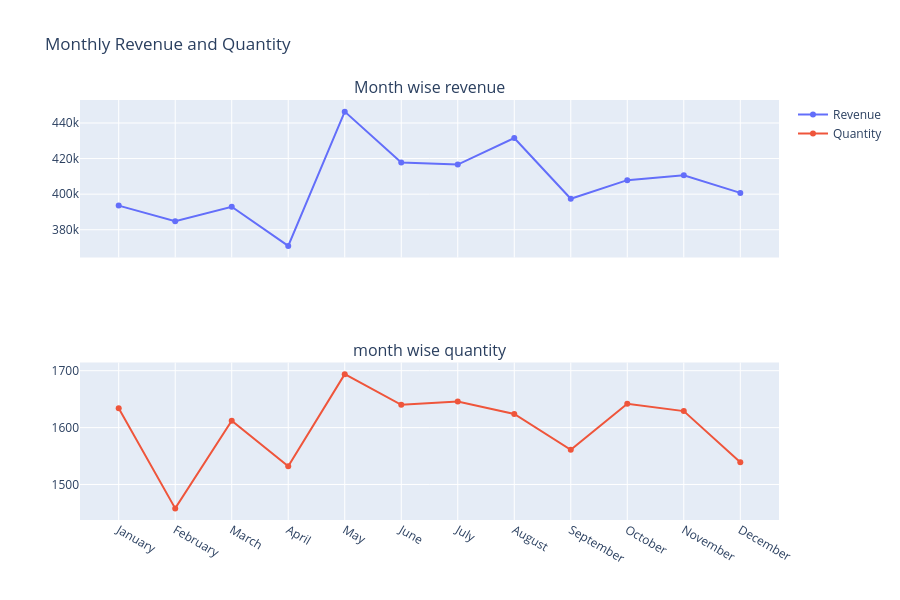

Here is the notebook cell this chart was saved with:
### Code cell
fig = make_subplots(rows=2, cols=1, shared_xaxes=True, subplot_titles=['Month wise revenue', 'month wise quantity'])
fig.add_trace(go.Scatter(x=monthly_analysis['month'], y=monthly_analysis['revenue'], name="Revenue"),row=1,col=1)
fig.add_trace(go.Scatter(x=monthly_analysis['month'], y=monthly_analysis['quantity'], name="Quantity"),row=2,col=1)
fig.update_layout(height=600, title="Monthly Revenue and Quantity")
fig.show()

### Figure 1 — Plotly figure (JSON) as saved in the notebook; plotly's stock layout.template omitted (floating-point values rounded to 4 significant figures)
{"data": [{"name": "Revenue", "type": "scatter", "x": ["January", "February", "March", "April", "May", "June", "July", "August", "September", "October", "November", "December"], "xaxis": "x", "y": [393600.0, 384700.0, 392900.0, 370900.0, 446400.0, 417700.0, 416600.0, 431500.0, 397400.0, 407900.0, 410700.0, 400700.0], "yaxis": "y"}, {"name": "Quantity", "type": "scatter", "x": ["January", "February", "March", "April", "May", "June", "July", "August", "September", "October", "November", "December"], "xaxis": "x2", "y": [1634, 1458, 1612, 1532, 1694, 1640, 1646, 1624, 1561, 1642, 1629, 1539], "yaxis": "y2"}], "layout": {"annotations": [{"font": {"size": 16}, "showarrow": false, "text": "Month wise revenue", "x": 0.5, "xanchor": "center", "xref": "paper", "y": 1, "yanchor": "bottom", "yref": "paper"}, {"font": {"size": 16}, "showarrow": false, "text": "month wise quantity", "x": 0.5, "xanchor": "center", "xref": "paper", "y": 0.375, "yanchor": "bottom", "yref": "paper"}], "height": 600, "title": {"text": "Monthly Revenue and Quantity"}, "xaxis": {"anchor": "y", "domain": [0, 1], "matches": "x2", "showticklabels": false}, "xaxis2": {"anchor": "y2", "domain": [0, 1]}, "yaxis": {"anchor": "x", "domain": [0.625, 1]}, "yaxis2": {"anchor": "x2", "domain": [0, 0.375]}}}
